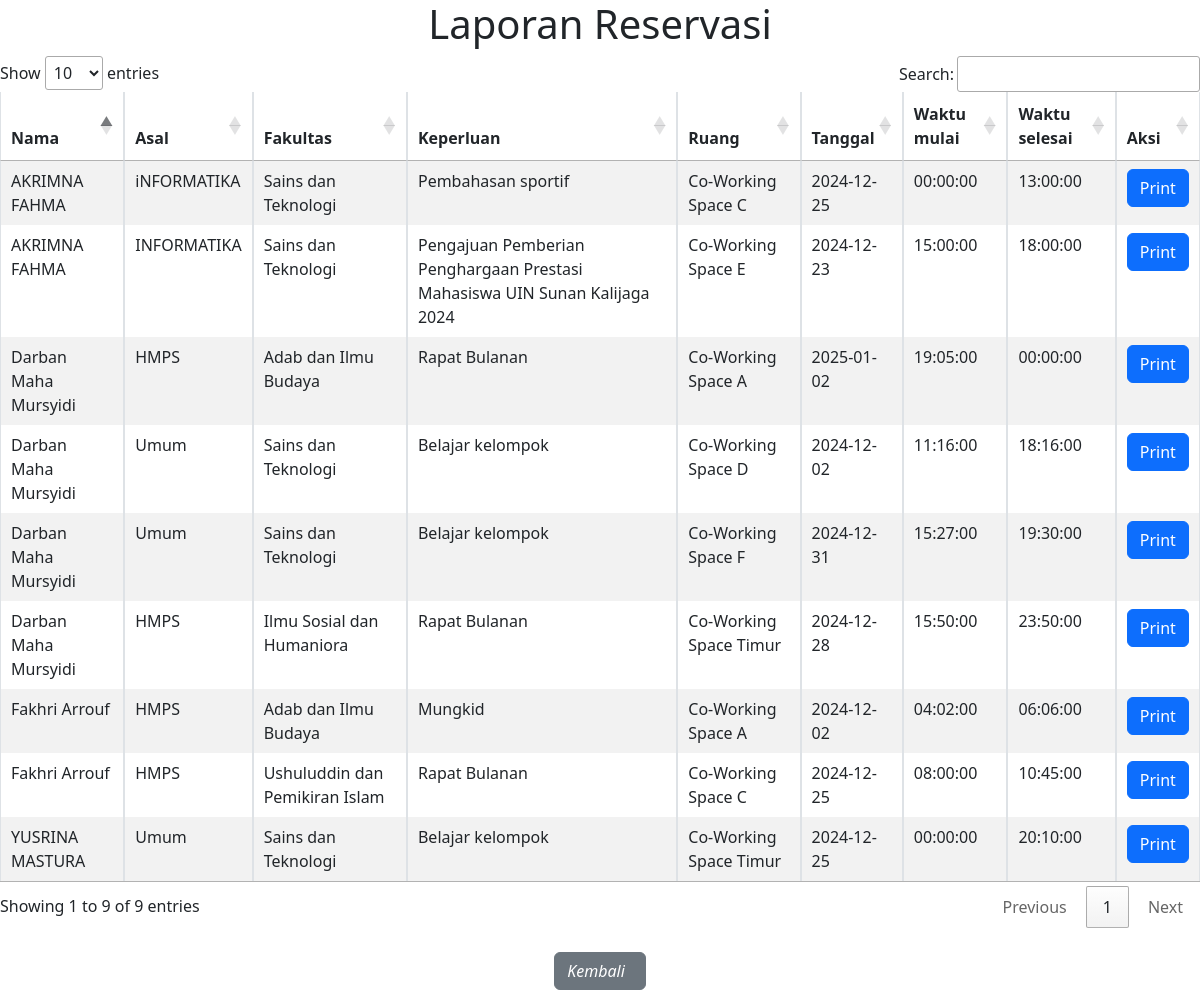
Page /tampil.php on the earlier database version.
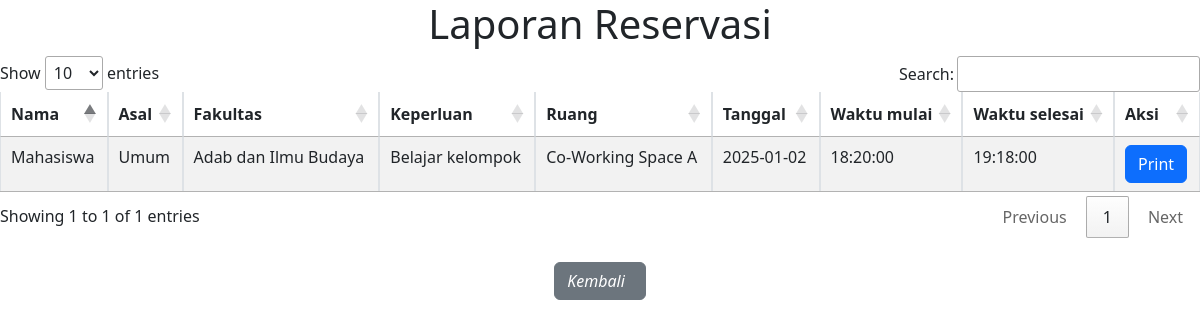
Same page on the later database version.
### tables this page shows
CREATE TABLE `reservasi` (
  `id` int(11) NOT NULL,
  `nama` varchar(100) NOT NULL,
  `asal` varchar(255) NOT NULL,
  `fakultas` varchar(35) NOT NULL,
  `keperluan` varchar(100) NOT NULL,
  `ruang` varchar(100) NOT NULL,
  `tanggal` date NOT NULL,
  `waktu` time NOT NULL,
  `waktu_selesai` time NOT NULL
);

### tampil.php (the view, shortened to what this page needs)
<!DOCTYPE html>
<html lang="en">
<head>
    <link rel="stylesheet" href="https://cdn.datatables.net/1.13.4/css/jquery.dataTables.min.css">
    <link rel="stylesheet" href="https://cdn.jsdelivr.net/npm/bootstrap@5.3.0-alpha3/dist/css/bootstrap.min.css">
</head>
<body>
    <h1 style="text-align: center;">Laporan Reservasi</h1>
    <table id="myTable" class="table table-striped table-bordered">
        <thead>
            <tr>
                <th>Nama</th>
                <th>Asal</th>
                <th>Fakultas</th>
                <th>Keperluan</th>
                <th>Ruang</th>
                <th>Tanggal</th>
                <th>Waktu mulai</th>
                <th>Waktu selesai</th>
                <th>Aksi</th>
            </tr>
        </thead>
        <tbody>
            <?php
            include 'koneksi.php';
            $sql = "SELECT * FROM reservasi";
            $result = $conn->query($sql);
            if ($result->num_rows > 0) {
                while ($row = $result->fetch_assoc()) {
                    echo "<tr>";
                    echo "<td>" . $row['nama'] . "</td>";
                    echo "<td>" . $row['asal'] . "</td>";
                    echo "<td>" . $row['fakultas'] . "</td>";
                    echo "<td>" . $row['keperluan'] . "</td>";
                    echo "<td>" . $row['ruang'] . "</td>";
                    echo "<td>" . $row['tanggal'] . "</td>";
                    echo "<td>" . $row['waktu'] . "</td>";
                    echo "<td>" . $row['waktu_selesai'] . "</td>";
                    echo "<td><button class='btn btn-primary' onclick='printSingle(\"" . $row['nama'] . "\", \"" . $row['asal'] . "\", \"" . $row['fakultas'] . "\", \"" . $row['keperluan'] . "\", \"" . $row['ruang'] . "\", \"" . $row['tanggal'] . "\", \"" . $row['waktu'] . "\", \"" . $row['waktu_selesai'] . "\")'>Print</button></td>";
                    echo "</tr>";
                }
            }
            ?>
        </tbody>
    </table>
    <div class="text-center mt-4">
        <a href="halamanReservasi.php" class="btn btn-secondary">
            <i class="bi bi-arrow-left me-2">Kembali</i>
        </a>
    </div>
</body>
</html>

Differences in the rows shown:
removed reservasi: nama "Darban Maha Mursyidi", asal "HMPS", fakultas "Adab dan Ilmu Budaya", keperluan "Rapat Bulanan", ruang "Co-Working Space A", tanggal "2025-01-02", waktu "19:05:00", waktu_selesai "00:00:00"
removed reservasi: nama "Fakhri Arrouf", asal "HMPS", fakultas "Adab dan Ilmu Budaya", keperluan "Mungkid", ruang "Co-Working Space A", tanggal "2024-12-02", waktu "04:02:00", waktu_selesai "06:06:00"
removed reservasi: nama "Darban Maha Mursyidi", asal "Umum", fakultas "Sains dan Teknologi", keperluan "Belajar kelompok", ruang "Co-Working Space D", tanggal "2024-12-02", waktu "11:16:00", waktu_selesai "18:16:00"
removed reservasi: nama "YUSRINA MASTURA", asal "Umum", fakultas "Sains dan Teknologi", keperluan "Belajar kelompok", ruang "Co-Working Space Timur", tanggal "2024-12-25", waktu "00:00:00", waktu_selesai "20:10:00"
removed reservasi: nama "Fakhri Arrouf", asal "HMPS", fakultas "Ushuluddin dan Pemikiran Islam", keperluan "Rapat Bulanan", ruang "Co-Working Space C", tanggal "2024-12-25", waktu "08:00:00", waktu_selesai "10:45:00"
removed reservasi: nama "AKRIMNA FAHMA", asal "iNFORMATIKA", fakultas "Sains dan Teknologi", keperluan "Pembahasan sportif", ruang "Co-Working Space C", tanggal "2024-12-25", waktu "00:00:00", waktu_selesai "13:00:00"
removed reservasi: nama "AKRIMNA FAHMA", asal "INFORMATIKA", fakultas "Sains dan Teknologi", keperluan "Pengajuan Pemberian Penghargaan Prestasi Mahasiswa UIN Sunan Kalijaga 2024", ruang "Co-Working Space E", tanggal "2024-12-23", waktu "15:00:00", waktu_selesai "18:00:00"
removed reservasi: nama "Darban Maha Mursyidi", asal "Umum", fakultas "Sains dan Teknologi", keperluan "Belajar kelompok", ruang "Co-Working Space F", tanggal "2024-12-31", waktu "15:27:00", waktu_selesai "19:30:00"
removed reservasi: nama "Darban Maha Mursyidi", asal "HMPS", fakultas "Ilmu Sosial dan Humaniora", keperluan "Rapat Bulanan", ruang "Co-Working Space Timur", tanggal "2024-12-28", waktu "15:50:00", waktu_selesai "23:50:00"
added reservasi: nama "Mahasiswa", asal "Umum", fakultas "Adab dan Ilmu Budaya", keperluan "Belajar kelompok", ruang "Co-Working Space A", tanggal "2025-01-02", waktu "18:20:00", waktu_selesai "19:18:00"
Other differences:
text written by a page script: "Show entries Search: Showing 1 to 9 of 9 entries Previous 1 Next" → "Show entries Search: Showing 1 to 1 of 1 entries Previous 1 Next"
